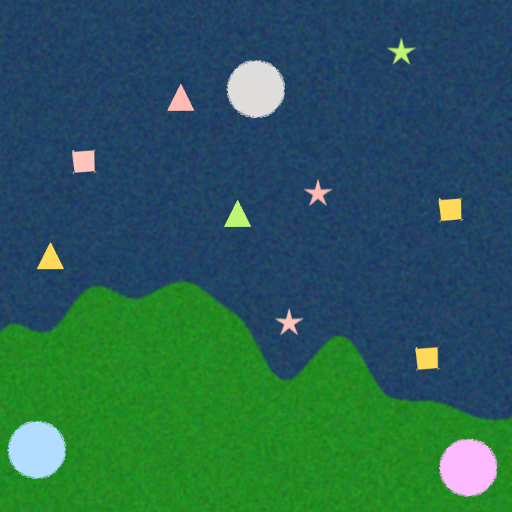
#> input picture images/8.png, 512 x 512 px, found by its file name; its folder holds only this picture in this run
$ python main.py
#> lines starting #> are read from the running program, lines starting #| are printed output that depends on the picture; after the words box and inside, x2 and y2 are one past the last pixel; in counts of white or black regions, pixels touching at a corner belong together
import cv2 as cv
import numpy as np
import os

# ================== Folders ==================
input_folder = "C:\\Users\\pc\\Desktop\\uas_project\\images"
output1_folder = "C:\\Users\\pc\\Desktop\\uas_project\\output\\output1"  # Casualties + total score
output2_folder = "C:\\Users\\pc\\Desktop\\uas_project\\output\\output2"  # Final output with lines

# ================== Priority & Capacity ==================
casualty_priority = {"star":3, "triangle":2, "square":1}
emergency_priority = {"red":3, "yellow":2, "green":1}
rescuepad_capacity = {"blue":4, "pink":3, "gray":2}

# ================== HSV Ranges ==================
hsv_ranges = {
    "red": (np.array([0, 60, 240]), np.array([5, 102, 255])),
    "yellow": (np.array([21, 163, 252]), np.array([25, 180, 255])),
    "green": (np.array([40, 132, 239]), np.array([45, 138, 255])),
    "blue": (np.array([100, 70, 252]), np.array([120, 125, 255])),
    "pink": (np.array([140, 60, 252]), np.array([151, 100, 255])),
    "gray": (np.array([0, 0, 219]), np.array([1, 5, 225]))
}

# ================== Land & Ocean Masks ==================
lower_land = np.array([55, 178, 127])
upper_land = np.array([65, 230, 153])
lower_ocean = np.array([100, 153, 89])
upper_ocean = np.array([115, 204, 115])

# ================== Colors for Display ====================
outline_color = (0,0,0)        # Black outline
land_display = (19, 69, 139)   # Brown
ocean_display = (139,0,0)      # Deep Blue
score_color = (255,0,255)      # Magenta for total score


rescue_ratios = []

# ================== Process Each Image ===================
images = sorted(os.listdir(input_folder))
for img_name in images:
    if not img_name.lower().endswith((".png", ".jpg", ".jpeg")):
        continue

    img_path = os.path.join(input_folder, img_name)
    img = cv.imread(img_path)
#> img is the input picture: shape (512, 512, 3); mean B, G, R 84.6, 94.7, 41.2
    hsv = cv.cvtColor(img, cv.COLOR_BGR2HSV)
#> hsv: shape (512, 512, 3); mean H, S, V 89.7, 174.5, 118

    # Create land & ocean display masks
    land_mask = cv.inRange(hsv, lower_land, upper_land)
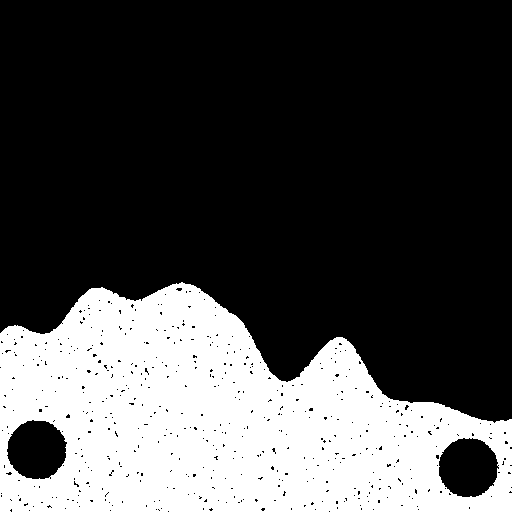
#> land_mask: shape (512, 512); 29.8% white; 1 white region, box (x1, y1, x2, y2) and area: (0, 282, 512, 512) 78108
    ocean_mask = cv.inRange(hsv, lower_ocean, upper_ocean)
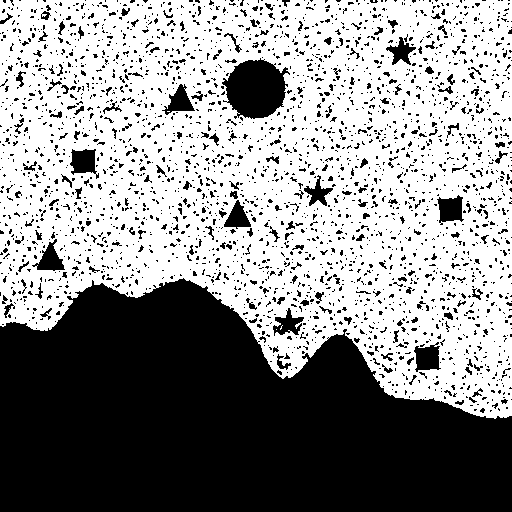
#> ocean_mask: shape (512, 512); 56.8% white; 2799 black regions (2597 under 20 px), largest, box (x1, y1, x2, y2) and area: (0, 278, 512, 512) 86901, (222, 58, 290, 119) 2852, (414, 342, 441, 372) 547
    display_img = img.copy()
    display_img[land_mask>0] = land_display
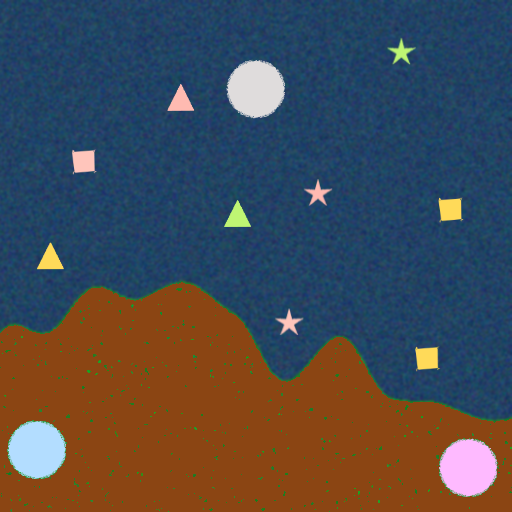
#> display_img: shape (512, 512, 3); mean B, G, R 80.1, 73.9, 72.6
    display_img[ocean_mask>0] = ocean_display

    # Gray & threshold for contours
    gray = cv.cvtColor(img, cv.COLOR_BGR2GRAY)
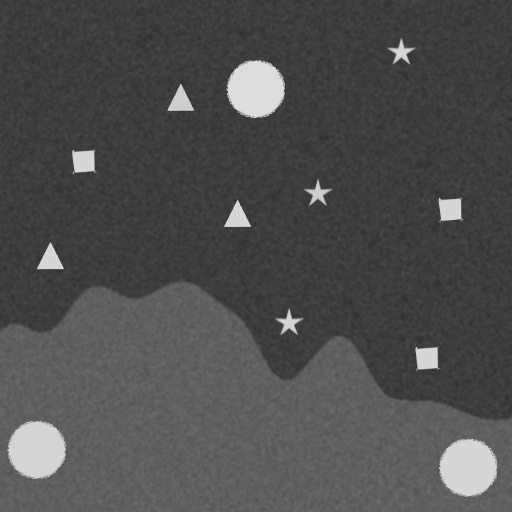
#> gray: shape (512, 512); min 45, max 221, mean 77.5
    _, thresh = cv.threshold(gray, 150, 255, cv.THRESH_BINARY)
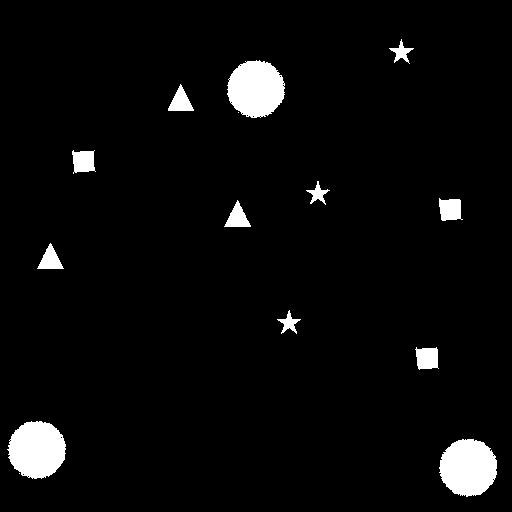
#> thresh: shape (512, 512); 4.1% white; 14 white regions (2 under 20 px)
    contours, _ = cv.findContours(thresh, cv.RETR_TREE, cv.CHAIN_APPROX_NONE)
#> contours = 30 contours, 18 with area under 20; largest, box (x1, y1, x2, y2) and area: (7, 421, 66, 479) 2515, (439, 439, 497, 497) 2514, (227, 60, 285, 118) 2484, (415, 347, 439, 370) 398, (439, 198, 463, 221) 394

    # ================== Detect Casualties & Pads ==================
    casualties = []
    pads = []

    for contour in contours:
        area = cv.contourArea(contour)
        if area < 150:
            continue

        approx = cv.approxPolyDP(contour, 0.03*cv.arcLength(contour, True), True)
        corners = len(approx)
        peri = cv.arcLength(contour, True)
        circularity = 4*np.pi*area/(peri*peri)
        if corners == 3: shape="triangle"
        elif corners == 4: shape="square"
        elif 6<=corners<=8: shape="circle"
        else: shape="star"

        M = cv.moments(contour)
        if M["m00"] != 0:
            cx = int(M["m10"]/M["m00"])
            cy = int(M["m01"]/M["m00"])
            hsv_value = hsv[cy,cx]
        else:
            cx, cy = 0,0
            hsv_value = np.array([0,0,0])

        # Color detection
        color = "unknown"
        for col, (low, high) in hsv_ranges.items():
            if (low <= hsv_value).all() and (hsv_value <= high).all():
                color = col
                break

        if shape=="circle":
            pads.append({"cx":cx, "cy":cy, "color":color, "capacity":rescuepad_capacity.get(color,0), "assigned":0})
        else:  # Casualty
            priority = casualty_priority.get(shape,0)
            total_score = priority * emergency_priority.get(color,0)
            casualties.append({"cx":cx,"cy":cy,"color":color,"priority":priority,"total_score":total_score})
            # Draw total score with outline
            cv.putText(display_img, str(total_score), (cx,cy), cv.FONT_HERSHEY_COMPLEX, 0.5, outline_color, 3)
            cv.putText(display_img, str(total_score), (cx,cy), cv.FONT_HERSHEY_COMPLEX, 0.5, score_color, 2)
#> this loop made 30 passes
#> (area, approx, corners, peri, circularity, shape, cx, cy) on passes 10, 12, 13, 14, 16, 18: (397.5, [[416, 347], [419, 369], [438, 368], [436, 347]], 4, 88.38, 0.639, 'square', 426, 357), (327, [[50, 243], [37, 268], [63, 268]], 3, 86.77, 0.546, 'triangle', 49, 259), (335, [[237, 200], [224, 226], [250, 226]], 3, 88.77, 0.534, 'triangle', 237, 217), (394.5, [[439, 198], [442, 220], [462, 219], [459, 199]], 4, 87.56, 0.647, 'square', 449, 208), (391.5, [[72, 151], [73, 173], [95, 171], [94, 150]], 4, 95.21, 0.543, 'square', 83, 160), (337.5, [[180, 84], [168, 110], [193, 110]], 3, 87.36, 0.556, 'triangle', 180, 101)
#> (area, corners, peri, circularity, shape, cx, cy, hsv_value) on passes 11, 15, 30: (166.5, 10, 95.5, 0.229, 'star', 288, 322, [4, 68, 255]), (160.5, 10, 95.5, 0.221, 'star', 317, 193, [3, 78, 255]), (172, 10, 98.08, 0.225, 'star', 400, 51, [42, 135, 245])
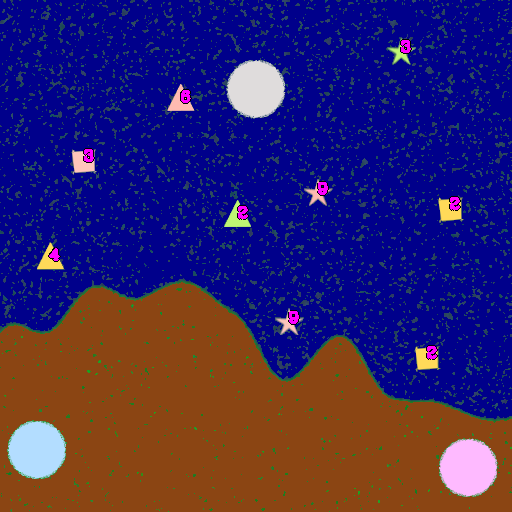
#> display_img: shape (512, 512, 3); mean B, G, R 101.9, 35.5, 54.3
#> after the loop, casualties = 9 items; pads = 3 items

    # ================== Assign casualties to pads ==================
    sum_best_scores = 0
    for c in casualties:
        best_score = -1
        best_pad_idx = -1
        for i,p in enumerate(pads):
            if p["assigned"] >= p["capacity"]:
                continue
            dx = c["cx"] - p["cx"]
            dy = c["cy"] - p["cy"]
            distance = np.sqrt(dx*dx + dy*dy)
            score = c["priority"] / (distance + 1)
            if score > best_score:
                best_score = score
                best_pad_idx = i
        if best_pad_idx != -1:
            c["pad"] = best_pad_idx
            pads[best_pad_idx]["assigned"] += 1
            sum_best_scores += best_score
        else:
            c["pad"] = None
#> this loop made 9 passes
#> sum_best_scores on passes 1 to 9: 0.00845, 0.0214, 0.0319, 0.0471, 0.0515, 0.061, 0.0644, 0.0697, 0.0753
#> after the loop, sum_best_scores = 0.0753

    # ================== Draw lines from casualties to pads ==================
    final_img = display_img.copy()
    for c in casualties:
        if c["pad"] is not None:
            p = pads[c["pad"]]
            cv.line(final_img, (c["cx"],c["cy"]), (p["cx"],p["cy"]), (0,0,255),2)
#> this loop made 9 passes
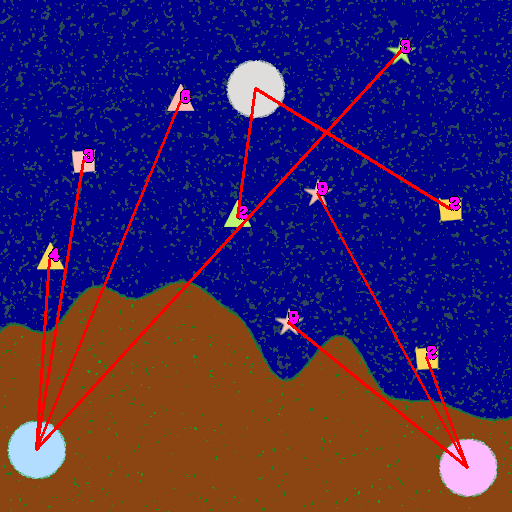
#> final_img: shape (512, 512, 3); 2.68% of pixels changed, all inside (x1, y1, x2, y2) = (35, 50, 469, 469)

    # ================== Save Output Images ==================
    cv.imwrite(os.path.join(output1_folder, img_name), display_img)
    cv.imwrite(os.path.join(output2_folder, img_name), final_img)

    # ================== Rescue Ratio ==================
    if len(casualties) > 0:
        rescue_ratio = sum_best_scores / len(casualties)
#> rescue_ratio = 0.00837
    else:
        rescue_ratio = 0
    rescue_ratios.append((img_name, rescue_ratio))

# ================== Display All Final Outputs ==================
# Display casualties with scores first


sorted_rescue = sorted(rescue_ratios, key=lambda x: x[1], reverse=True)
#> sorted_rescue = [('8.png', 0.00837)]
print("Images sorted by rescue ratio (desc):")
for name, ratio in sorted_rescue:
    print(f"{name}: {ratio:.3f}")
#> this loop made 1 pass
#| 8.png: 0.008

#> (the run stopped early here; a loop or call above may not have finished)

$ run again, on images/9.png
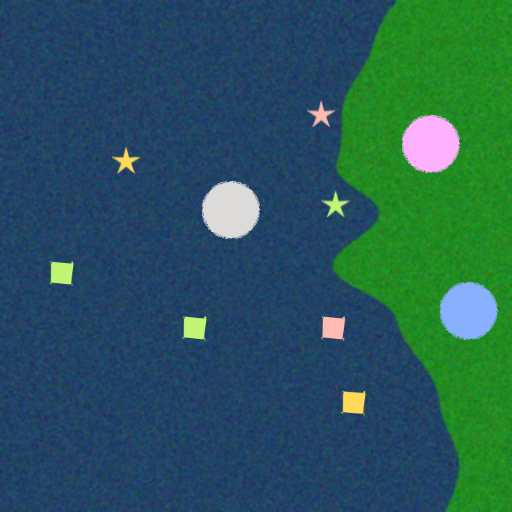
#> input picture images/9.png, 512 x 512 px, found by its file name
#> img is the input picture: shape (512, 512, 3); mean B, G, R 90.2, 87.6, 40
#> hsv: shape (512, 512, 3); mean H, S, V 93.9, 173.2, 114.3
#> land_mask: shape (512, 512); 21.1% white; 1 white region, box (x1, y1, x2, y2) and area: (334, 0, 512, 512) 55335
#> ocean_mask: shape (512, 512); 63.1% white; 4152 black regions (3877 under 20 px), largest, box (x1, y1, x2, y2) and area: (325, 0, 512, 512) 64278, (201, 175, 261, 240) 2824, (181, 303, 215, 345) 610
#> thresh: shape (512, 512); 3.8% white; 11 white regions (1 under 20 px)
#> contours = 27 contours, 17 with area under 20; largest, box (x1, y1, x2, y2) and area: (402, 115, 460, 173) 2524, (202, 181, 260, 239) 2479, (440, 282, 498, 340) 2392, (184, 316, 206, 339) 401, (51, 262, 73, 284) 398
#> the loop `for contour in contours:` made 27 passes
#> (area, approx, corners, peri, circularity, shape, cx, cy) on passes 1, 2, 3, 9: (396.5, [[364, 391], [344, 392], [341, 412], [361, 413]], 4, 87.56, 0.65, 'square', 353, 401), (393.5, [[322, 317], [323, 336], [343, 339], [344, 317]], 4, 87.56, 0.645, 'square', 333, 327), (401, [[205, 316], [185, 317], [184, 336], [203, 338]], 4, 83.31, 0.726, 'square', 194, 327), (397.5, [[52, 262], [51, 282], [70, 283], [72, 262]], 4, 83.9, 0.71, 'square', 61, 272)
#> after the loop `for contour in contours:`:
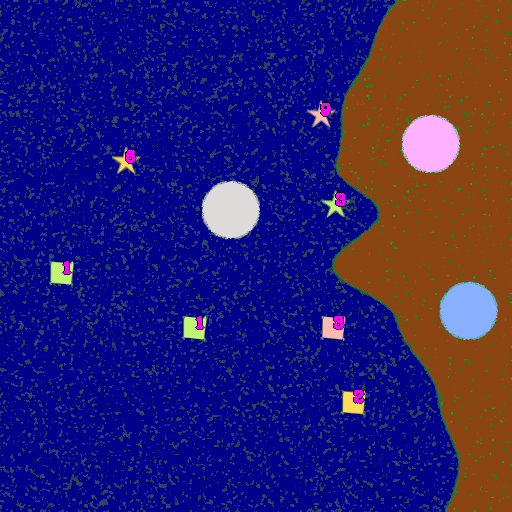
#> display_img: shape (512, 512, 3); mean B, G, R 111, 30.6, 41.9
#> after the loop `for contour in contours:`: casualties = 7 items; pads = 3 items
#> the loop `for c in casualties:` made 7 passes
#> sum_best_scores on passes 1 to 7: 0.00677, 0.0141, 0.0221, 0.0276, 0.054, 0.0637, 0.0899
#> after the loop `for c in casualties:`: sum_best_scores = 0.0899
#> the loop `for c in casualties:` made 7 passes
#> after the loop `for c in casualties:`:
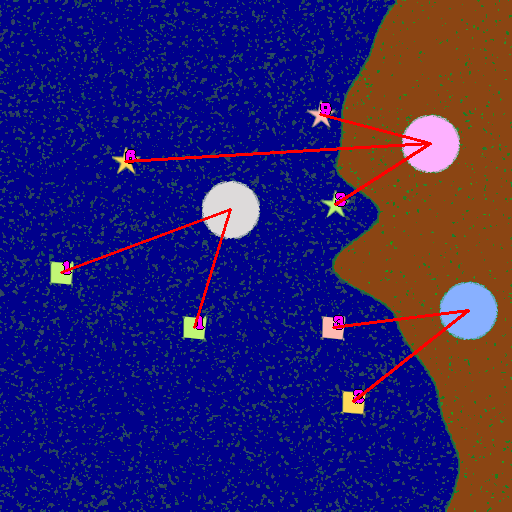
#> final_img: shape (512, 512, 3); 1.26% of pixels changed, all inside (x1, y1, x2, y2) = (60, 113, 470, 403)
#> rescue_ratio = 0.0128
#> sorted_rescue = [('9.png', 0.0128)]
#> the loop `for name, ratio in sorted_rescue:` made 1 pass
#> (printed output is left out)
